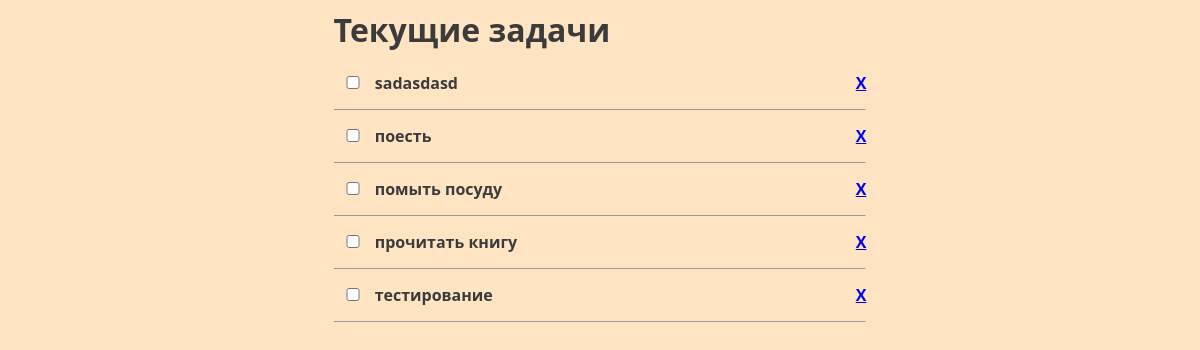
/tasks/list/, run on an earlier commit of the app's database.
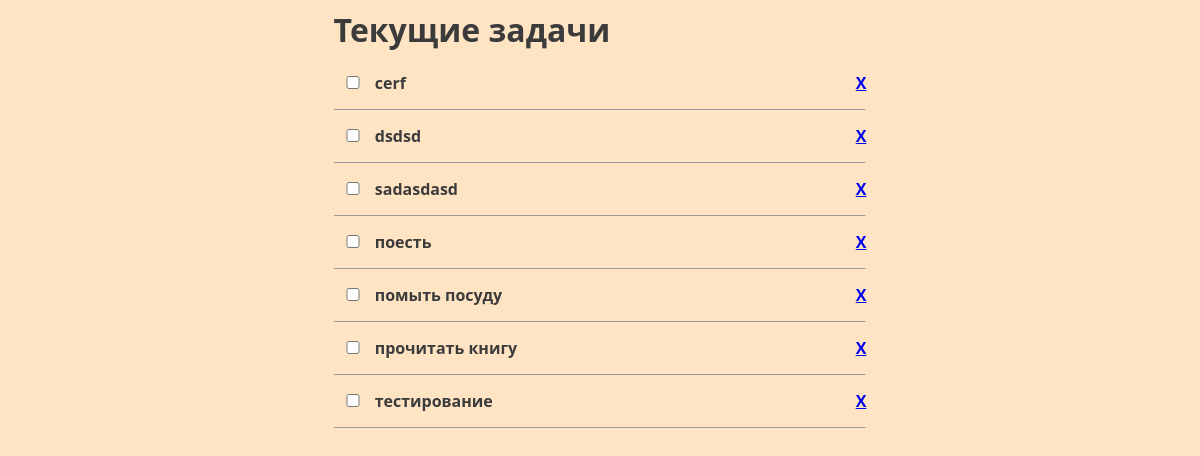
And on a later commit of the database.
### tasks/models.py (models this page shows)
class TodoItem(models.Model):
    description = models.CharField(max_length=64)
    is_completed = models.BooleanField("выполнено", default=False)
    created = models.DateTimeField(auto_now_add=True)
    updated = models.DateTimeField(auto_now=True)
    def __str__(self):
        return self.description.lower()
    class Meta:
        ordering = ('-created',)

### tasks/views.py (the view)
# urls.py: path('list/', views.TaskListView.as_view(), name='list'),
class TaskListView(ListView):
    queryset = TodoItem.objects.all()
    context_object_name = "tasks"
    template_name = "tasks/list.html"

### tasks/templates/tasks/list.html (shortened to what this page needs)
{% extends "tasks/base.html" %}
{% load static %}
{% block main_content %}
  <h1>Текущие задачи</h1>
  <ul id="todo-list">
  {% for task in tasks %}
    {% if task.is_completed %}
    <li class="completed">
      <input class='checkbox' data-uid={{ task.id }} type='checkbox' disabled='disabled' checked='checked'/>
    {% else %}
    <li>
      <input class='checkbox' data-uid={{ task.id }} type='checkbox' />
    {% endif %}
      {{ task }}
      <a class="remove" href="/tasks/delete/{{ task.id }}">X</a>
      <hr/>
    </li>
  {% endfor %}
  </ul>
{% endblock %}

What changed in the data, as far as the page shows it:
added TodoItem: description "cerf"
added TodoItem: description "dsdsd"
